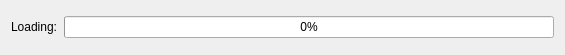
<?xml version="1.0" encoding="UTF-8"?>
<ui version="4.0">
 <class>Progress</class>
 <widget class="QWidget" name="Progress">
  <property name="geometry">
   <rect>
    <x>0</x>
    <y>0</y>
    <width>565</width>
    <height>55</height>
   </rect>
  </property>
  <property name="windowTitle">
   <string>Progress</string>
  </property>
  <layout class="QGridLayout" name="gridLayout">
   <item row="0" column="0">
    <widget class="QLabel" name="label">
     <property name="text">
      <string>Loading:</string>
     </property>
    </widget>
   </item>
   <item row="0" column="1">
    <widget class="QProgressBar" name="progressBar">
     <property name="value">
      <number>0</number>
     </property>
    </widget>
   </item>
  </layout>
 </widget>
 <resources/>
 <connections/>
</ui>
